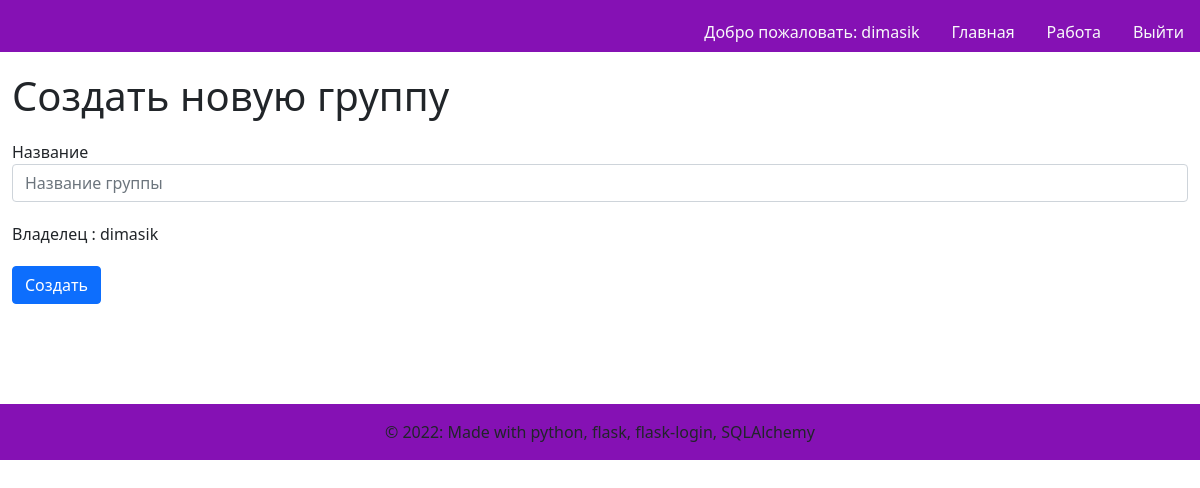
The app's page /creategroup (signed in), older data.
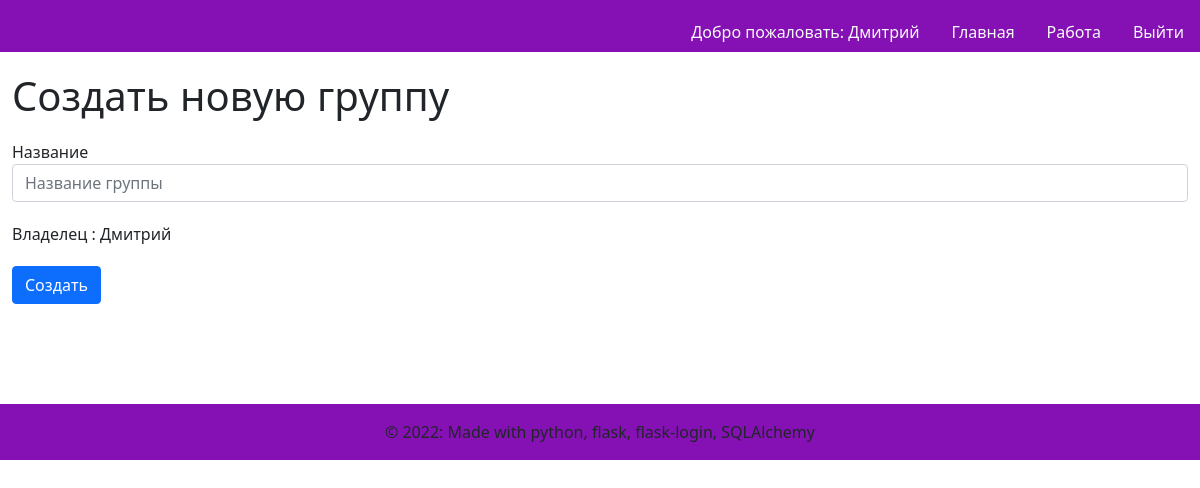
The same page, newer data.
### models.py (models this page shows)
class User(UserMixin, db.Model):
    id = db.Column(db.Integer,
                   nullable=False,
                   unique=True,
                   primary_key=True,
                   autoincrement=True)  # primary keys are required by SQLAlchemy
    password = db.Column(db.String(100))  # пароль есть только у администраторов и модераторов
    name = db.Column(db.String(100))  # имя фамилия
    phone_number = db.Column(db.String(11), unique=True)  # номер телефона
    vk_authorized = db.Column(db.Boolean)  # авторизован вк или нет
    tlg_authorized = db.Column(db.Boolean)  # авторизован в телеграм или нет
    status = db.Column(db.String(30))  # статус пользователя(ожидает подтверждения\в архиве\подтвержден)
    app_role = db.Column(db.String(20))  # роль в приложении(админ, модератор, пользователь)
    organisation_role = db.Column(db.String(100))  # должность в организации

### groups.py (the view)
@groups.route('/creategroup')
@login_required
def creategroup():
    return render_template('creategroup.html')

### templates/creategroup.html
{% extends "base.html" %}
{% block content %}
    <h1>Создать новую группу</h1>
    <form method="post">
    <div class="form-group" style="margin-top: 20px">
        <label for="title">Название</label>
        <input type="text" name="group_name"
               placeholder="Название группы" class="form-control"
               value="{{ request.form['group_name'] }}"></input>
    </div>
    <div class="form-group" style="margin-top: 20px">
        <label for="content">Владелец : {{ current_user.name }}</label>
    </div>
    <div class="form-group" style="margin-top: 20px">
        <button type="submit" class="btn btn-primary">Создать</button>
    </div>
</form>
{% endblock %}

### templates/base.html (shortened to what this page needs)
<!DOCTYPE html>
<html>
<head>
    <link rel="stylesheet" href="https://cdnjs.cloudflare.com/ajax/libs/bulma/0.7.2/css/bulma.min.css" />
    <link href="https://cdn.jsdelivr.net/npm/bootstrap@5.1.3/dist/css/bootstrap.min.css" rel="stylesheet">
    <link rel="stylesheet" href="../static/css/preloader.css"/>
</head>
<body class="loader-body" style="background-color: #ffffff; height: inherit">
            <nav class="d-none page-header navbar navbar-light sticky-top" style="background-color: #8511b4;">
                <div class="container-fluid ">
                    <ul class="nav nav-pills position-absolute bottom-0 end-0">
                        {% if current_user.is_authenticated %}
                        <li class="nav-item">
                            <a class="nav-link text-light" style="color: black"
                                        href="{{ url_for('users.edituser', id=current_user.id) }}">
                                Добро пожаловать: {{ current_user.name }}
                            </a>
                         </li>
                        {% endif %}
                        <li class="nav-item" >
                            <a href="{{ url_for('main.index') }}" class="nav-link text-light">
                                Главная
                            </a>
                        </li>
                        {% if current_user.is_authenticated %}
                        <li class="nav-item">
                            <a href="{{ url_for('main.workallusers') }}" class="nav-link text-light">
                                Работа
                            </a>
                        </li>
                        {% endif %}
                        {% if current_user.is_authenticated %}
                        <li class="nav-item">
                            <a href="{{ url_for('auth.logout') }}" class="nav-link text-light">
                                Выйти
                            </a>
                        </li>
                        {% endif %}
                    </ul>
                </div>
            </nav>
            <div class="d-none page-main container-fluid" style="height: 82%">
                   {% block content %}
                   {% endblock %}
            </div>
            <footer class="d-none page-footer font-small blue" style="background-color: #8511b4; margin-top: 100px">
              <div class="footer-copyright text-center py-3">© 2022: Made with python, flask, flask-login, SQLAlchemy
              </div>
            </footer>
    </body>
</html>

Row changes from the older to the newer data that the page shows:
changed User: name "dimasik" → "Дмитрий"
